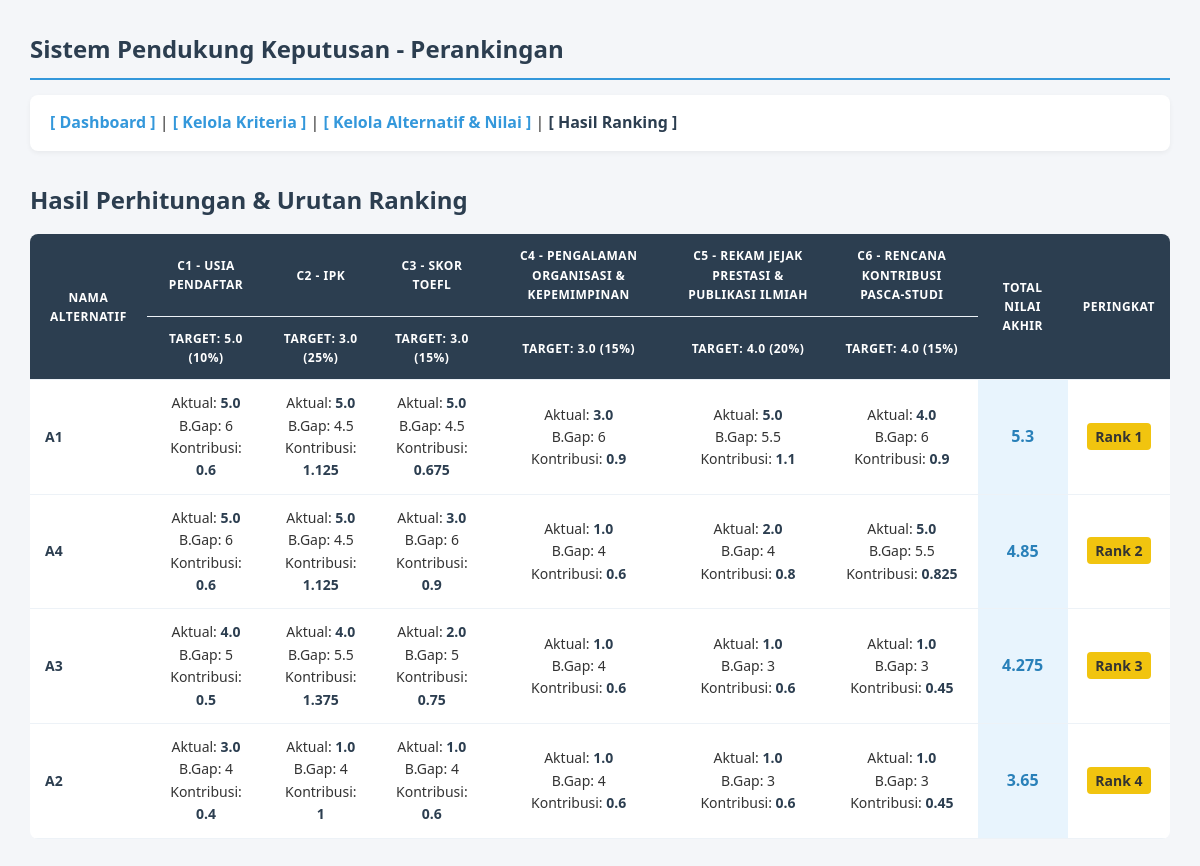
/ranking.php, run on the app's committed database.
### tables this page shows
CREATE TABLE `kriteria` (
  `id_kriteria` int(11) NOT NULL,
  `nama_kriteria` varchar(255) NOT NULL,
  `nilai_target` decimal(3,1) NOT NULL,
  `bobot_kriteria` int(3) NOT NULL
);

### ranking.php (the view, shortened to what this page needs)
<?php
include 'koneksi.php';
function hitung_bobot_gap($gap) {
    $gap = (float)$gap;
    if ($gap == 0) return 6;
    if ($gap == 1) return 5.5;
    if ($gap == -1) return 5;
    if ($gap == 2) return 4.5;
    if ($gap == -2) return 4;
    if ($gap == -3) return 3;
    return 0;
}
$kriteria_arr = [];
$total_persen = 0;
$q_krit = mysqli_query($conn, "SELECT * FROM kriteria");
while($rk = mysqli_fetch_assoc($q_krit)) {
    $kriteria_arr[$rk['id_kriteria']] = $rk;
    $total_persen += $rk['bobot_kriteria'];
}
?>
<!DOCTYPE html>
<html>
<head>
    <link rel="stylesheet" type="text/css" href="style.css">
</head>
<body>
    <h1>Sistem Pendukung Keputusan - Perankingan</h1>
    <nav>
        <a href="index.php">[ Dashboard ]</a> |
        <a href="kriteria.php">[ Kelola Kriteria ]</a> |
        <a href="alternatif.php">[ Kelola Alternatif & Nilai ]</a> |
        <a href="ranking.php" style="color: #2c3e50;"><b>[ Hasil Ranking ]</b></a>
    </nav>
    <h2>Hasil Perhitungan & Urutan Ranking</h2>
    <?php if($total_persen != 100): ?>
        <div style="background:#f8d7da; color:#721c24; padding:15px; border-radius:5px; font-weight:bold;">
            ⚠️ Perhitungan dikunci. Total bobot kriteria saat ini adalah <?= $total_persen; ?>%. Silakan sesuaikan kembali di menu Kelola Kriteria agar tepat 100%.
        </div>
    <?php elseif(count($kriteria_arr) == 0): ?>
        <p style="color:red">Sistem belum siap. Mohon isi data Kriteria dan Alternatif terlebih dahulu.</p>
    <?php else: ?>
    <table>
        <tr>
            <th rowspan="2">Nama Alternatif</th>
            <?php foreach($kriteria_arr as $k): ?>
                <th><?= $k['nama_kriteria']; ?></th>
            <?php endforeach; ?>
            <th rowspan="2">Total Nilai Akhir</th>
            <th rowspan="2">Peringkat</th>
        </tr>
        <tr>
            <?php foreach($kriteria_arr as $k): ?>
                <th>Target: <?= $k['nilai_target']; ?> (<?= $k['bobot_kriteria']; ?>%)</th>
            <?php endforeach; ?>
        </tr>
        <?php
        $hasil_ranking = [];
        $q_alt = mysqli_query($conn, "SELECT * FROM alternatif");
        while($ra = mysqli_fetch_assoc($q_alt)) {
            $id_alt = $ra['id_alternatif'];
            $q_nilai = mysqli_query($conn, "SELECT * FROM nilai_alternatif WHERE id_alternatif='$id_alt'");
            $nilai_aktual_alt = [];
            while($rn = mysqli_fetch_assoc($q_nilai)){
                $nilai_aktual_alt[$rn['id_kriteria']] = $rn['nilai_aktual'];
            }
            $nilai_akhir = 0;
            $rincian_per_kriteria = [];
            foreach($kriteria_arr as $id_kr => $k_data) {
                $nilai_aktual = isset($nilai_aktual_alt[$id_kr]) ? $nilai_aktual_alt[$id_kr] : 0;
                $gap = $nilai_aktual - $k_data['nilai_target'];
                $gap = round($gap);
                $bobot_gap = hitung_bobot_gap($gap);
                $kontribusi_nilai = $bobot_gap * ($k_data['bobot_kriteria'] / 100);
                $nilai_akhir += $kontribusi_nilai;
                $rincian_per_kriteria[$id_kr] = "Aktual: <b>$nilai_aktual</b><br>B.Gap: $bobot_gap<br>Kontribusi: <b>".round($kontribusi_nilai, 3)."</b>";
            }
            $hasil_ranking[] = [
                'nama' => $ra['nama_alternatif'],
                'rincian' => $rincian_per_kriteria,
                'skor_akhir' => round($nilai_akhir, 3)
            ];
        }
        usort($hasil_ranking, function($a, $b) {
            return $b['skor_akhir'] <=> $a['skor_akhir'];
        });
        $rank = 1;
        foreach($hasil_ranking as $hr):
        ?>
            <tr>
                <td style="text-align: left;"><b><?= $hr['nama']; ?></b></td>
                <?php foreach($kriteria_arr as $id_kr => $v): ?>
                    <td><?= $hr['rincian'][$id_kr]; ?></td>
                <?php endforeach; ?>
                <td class="highlight-skor"><?= $hr['skor_akhir']; ?></td>
                <td><span class="badge-rank">Rank <?= $rank; ?></span></td>
            </tr>
        <?php
            $rank++;
        endforeach;
        ?>
    </table>
    <?php endif; ?>
</body>
</html>

### style.css (style rules this page uses)
* { margin: 0; padding: 0; box-sizing: border-box; font-family: 'Segoe UI', Tahoma, Geneva, Verdana, sans-serif; }
body { background-color: #f4f6f9; color: #333; padding: 30px; line-height: 1.6; }
h1, h2, h3, h4 { color: #2c3e50; margin-bottom: 15px; }
h1 { font-size: 24px; border-bottom: 2px solid #3498db; padding-bottom: 10px; }
nav { margin-bottom: 30px; background: #fff; padding: 15px 20px; border-radius: 8px; box-shadow: 0 2px 5px rgba(0,0,0,0.05); }
nav a { text-decoration: none; color: #3498db; font-weight: 600; transition: color 0.3s ease; }
table { width: 100%; border-collapse: collapse; margin-top: 15px; background: #fff; border-radius: 8px; overflow: hidden; }
th, td { padding: 12px 15px; text-align: center; border-bottom: 1px solid #edf2f7; font-size: 14px; }
th { background-color: #2c3e50; color: #ffffff; font-weight: 600; text-transform: uppercase; font-size: 12px; letter-spacing: 0.5px; }
td b { color: #2c3e50; }
.highlight-skor { background-color: #e8f4fd !important; color: #2980b9; font-weight: bold; font-size: 16px; }
.badge-rank { background: #f1c40f; color: #333; padding: 4px 8px; border-radius: 4px; font-weight: bold; }

### data on the page
kriteria: nama_kriteria "C1 - USIA PENDAFTAR", nilai_target "5.0", bobot_kriteria "10", nilai_aktual "5.0", nilai_target "6", kontribusi_nilai "0.6", nilai_aktual "4.0", nilai_target "5", kontribusi_nilai "0.5", nilai_aktual "3.0", nilai_target "4", kontribusi_nilai "0.4"
kriteria: nama_kriteria "C2 - IPK", nilai_target "3.0", bobot_kriteria "25", nilai_aktual "5.0", nilai_target "4.5", kontribusi_nilai "1.125", nilai_aktual "4.0", nilai_target "5.5", kontribusi_nilai "1.375", nilai_aktual "1.0", nilai_target "4", kontribusi_nilai "1"
kriteria: nama_kriteria "C3 - SKOR TOEFL", nilai_target "3.0", bobot_kriteria "15", nilai_aktual "5.0", nilai_target "4.5", kontribusi_nilai "0.675", nilai_aktual "3.0", nilai_target "6", kontribusi_nilai "0.9", nilai_aktual "2.0", nilai_target "5", kontribusi_nilai "0.75", nilai_aktual "1.0", nilai_target "4", kontribusi_nilai "0.6"
kriteria: nama_kriteria "C4 - PENGALAMAN ORGANISASI & KEPEMIMPINAN", nilai_target "3.0", bobot_kriteria "15", nilai_aktual "3.0", nilai_target "6", kontribusi_nilai "0.9", nilai_aktual "1.0", nilai_target "4", kontribusi_nilai "0.6"
kriteria: nama_kriteria "C5 - REKAM JEJAK PRESTASI & PUBLIKASI ILMIAH", nilai_target "4.0", bobot_kriteria "20", nilai_aktual "5.0", nilai_target "5.5", kontribusi_nilai "1.1", nilai_aktual "2.0", nilai_target "4", kontribusi_nilai "0.8", nilai_aktual "1.0", nilai_target "3", kontribusi_nilai "0.6"
kriteria: nama_kriteria "C6 - RENCANA KONTRIBUSI PASCA-STUDI", nilai_target "4.0", bobot_kriteria "15", nilai_aktual "4.0", nilai_target "6", kontribusi_nilai "0.9", nilai_aktual "5.0", nilai_target "5.5", kontribusi_nilai "0.825", nilai_aktual "1.0", nilai_target "3", kontribusi_nilai "0.45"

### other printed values
$hr['nama'] "A1"
$hr['skor_akhir'] "5.3"
$hr['nama'] "A4"
$hr['skor_akhir'] "4.85"
$hr['nama'] "A3"
$hr['skor_akhir'] "4.275"
$hr['nama'] "A2"
$hr['skor_akhir'] "3.65"
